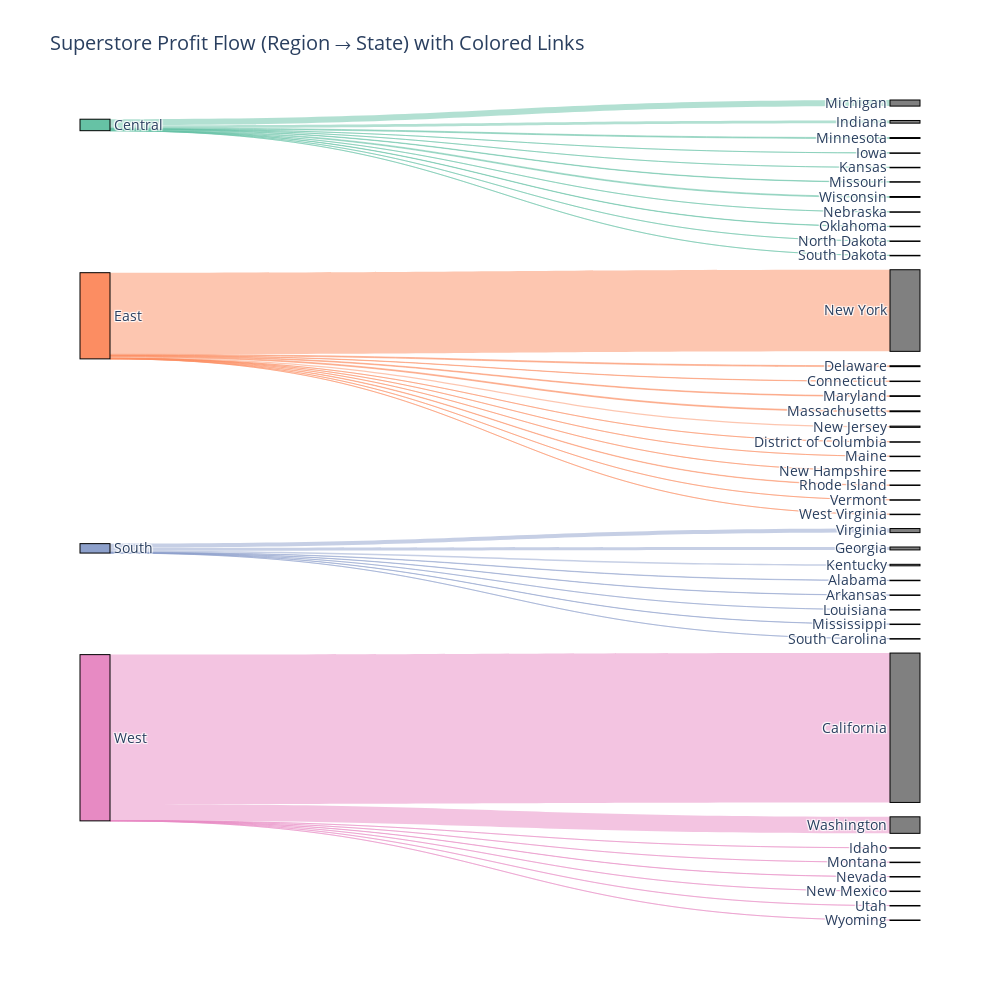

The code cell stored with this chart in its notebook:
### Code cell
import pandas as pd
import plotly.graph_objects as go
import plotly.colors as pc



# Group by Region → State and sum the Profit
grouped = ss.groupby(["Region", "State"])["Profit"].sum().reset_index()

# Get unique regions and states
unique_regions = grouped["Region"].unique()

# Assign distinct colors to each region
region_colors = pc.qualitative.Set2[:len(unique_regions)]  # Pick distinct colors
region_color_dict = {region: region_colors[i] for i, region in enumerate(unique_regions)}

# Create label mappings
all_labels = pd.concat([grouped["Region"], grouped["State"]]).unique()
label_dict = {label: i for i, label in enumerate(all_labels)}

# Map labels to indices
grouped["region_idx"] = grouped["Region"].map(label_dict)
grouped["state_idx"] = grouped["State"].map(label_dict)

# Convert RGB colors to RGBA with transparency for links
def rgb_to_rgba(rgb_str, alpha=0.5):
    rgb_values = rgb_str[rgb_str.find("(")+1:rgb_str.find(")")].split(",")  # Extract numbers
    return f"rgba({rgb_values[0]},{rgb_values[1]},{rgb_values[2]},{alpha})"

# Assign node colors
node_colors = [region_color_dict.get(label, "gray") for label in label_dict.keys()]

# Assign link colors (RGBA versions of region colors)
link_colors = [rgb_to_rgba(region_color_dict[region], alpha=0.5) for region in grouped["Region"]]

# Create Sankey diagram with colored links
fig = go.Figure(data=[go.Sankey(
    node=dict(
        pad=20,
        thickness=30,
        line=dict(color="black", width=1),
        label=list(label_dict.keys()),
        color=node_colors  # Assigning node colors
    ),
    link=dict(
        source=grouped["region_idx"].tolist(),
        target=grouped["state_idx"].tolist(),
        value=grouped["Profit"].tolist(),
        color=link_colors,  # Assigning fixed link colors
        customdata=grouped[["Region", "State", "Profit"]].values,
        hovertemplate=(
            "Region: %{customdata[0]}<br>"
            "State: %{customdata[1]}<br>"
            "Profit: $%{customdata[2]:,.2f}<extra></extra>"
        )
    )
)])

# Update layout for better visibility
fig.update_layout(
    title_text="Superstore Profit Flow (Region → State) with Colored Links",
    font_size=14,
    width=1000,
    height=1000,
)

fig.show()

### Figure 1 — Plotly figure (JSON) as saved in the notebook; plotly's stock layout.template omitted (floating-point values rounded to 4 significant figures; data arrays with more than 128 entries replaced by an {"elided": "..."} marker saying what was removed)
{"data": [{"link": {"color": ["rgba(102,194,165,0.5)", "rgba(102,194,165,0.5)", "rgba(102,194,165,0.5)", "rgba(102,194,165,0.5)", "rgba(102,194,165,0.5)", "rgba(102,194,165,0.5)", "rgba(102,194,165,0.5)", "rgba(102,194,165,0.5)", "rgba(102,194,165,0.5)", "rgba(102,194,165,0.5)", "rgba(102,194,165,0.5)", "rgba(102,194,165,0.5)", "rgba(102,194,165,0.5)", "rgba(252,141,98,0.5)", "rgba(252,141,98,0.5)", "rgba(252,141,98,0.5)", "rgba(252,141,98,0.5)", "rgba(252,141,98,0.5)", "rgba(252,141,98,0.5)", "rgba(252,141,98,0.5)", "rgba(252,141,98,0.5)", "rgba(252,141,98,0.5)", "rgba(252,141,98,0.5)", "rgba(252,141,98,0.5)", "rgba(252,141,98,0.5)", "rgba(252,141,98,0.5)", "rgba(252,141,98,0.5)", "rgba(141,160,203,0.5)", "rgba(141,160,203,0.5)", "rgba(141,160,203,0.5)", "rgba(141,160,203,0.5)", "rgba(141,160,203,0.5)", "rgba(141,160,203,0.5)", "rgba(141,160,203,0.5)", "rgba(141,160,203,0.5)", "rgba(141,160,203,0.5)", "rgba(141,160,203,0.5)", "rgba(141,160,203,0.5)", "rgba(231,138,195,0.5)", "rgba(231,138,195,0.5)", "rgba(231,138,195,0.5)", "rgba(231,138,195,0.5)", "rgba(231,138,195,0.5)", "rgba(231,138,195,0.5)", "rgba(231,138,195,0.5)", "rgba(231,138,195,0.5)", "rgba(231,138,195,0.5)", "rgba(231,138,195,0.5)", "rgba(231,138,195,0.5)"], "customdata": {"elided": "49x3 mixed values"}, "hovertemplate": "Region: %{customdata[0]}<br>State: %{customdata[1]}<br>Profit: $%{customdata[2]:,.2f}<extra></extra>", "source": [0, 0, 0, 0, 0, 0, 0, 0, 0, 0, 0, 0, 0, 1, 1, 1, 1, 1, 1, 1, 1, 1, 1, 1, 1, 1, 1, 2, 2, 2, 2, 2, 2, 2, 2, 2, 2, 2, 3, 3, 3, 3, 3, 3, 3, 3, 3, 3, 3], "target": [4, 5, 6, 7, 8, 9, 10, 11, 12, 13, 14, 15, 16, 17, 18, 19, 20, 21, 22, 23, 24, 25, 26, 27, 28, 29, 30, 31, 32, 33, 34, 35, 36, 37, 38, 39, 40, 41, 42, 43, 44, 45, 46, 47, 48, 49, 50, 51, 52], "value": [-6203000.0, 2739000.0, 35510.0, 20070.0, 6238000.0, 963300.0, 424800.0, 77410.0, 1611.0, 320400.0, 4738.0, -25340000.0, 924200.0, 287900.0, 957800.0, 10600.0, 3636.0, 738300.0, 916000.0, 46080.0, 1270000.0, 83520000.0, -7960000.0, -9134000.0, 408000.0, 24690.0, 743.7, 353000.0, 240500.0, -1302000.0, 2990000.0, 1557000.0, 92240.0, 168200.0, -1865000.0, 74300.0, -977500.0, 4166000.0, -767900.0, 152800000.0, -1188000.0, 17360.0, 27500.0, 129400.0, 42810.0, -147600.0, 135000.0, 16900000.0, 100.2]}, "node": {"color": ["rgb(102,194,165)", "rgb(252,141,98)", "rgb(141,160,203)", "rgb(231,138,195)", "gray", "gray", "gray", "gray", "gray", "gray", "gray", "gray", "gray", "gray", "gray", "gray", "gray", "gray", "gray", "gray", "gray", "gray", "gray", "gray", "gray", "gray", "gray", "gray", "gray", "gray", "gray", "gray", "gray", "gray", "gray", "gray", "gray", "gray", "gray", "gray", "gray", "gray", "gray", "gray", "gray", "gray", "gray", "gray", "gray", "gray", "gray", "gray", "gray"], "label": ["Central", "East", "South", "West", "Illinois", "Indiana", "Iowa", "Kansas", "Michigan", "Minnesota", "Missouri", "Nebraska", "North Dakota", "Oklahoma", "South Dakota", "Texas", "Wisconsin", "Connecticut", "Delaware", "District of Columbia", "Maine", "Maryland", "Massachusetts", "New Hampshire", "New Jersey", "New York", "Ohio", "Pennsylvania", "Rhode Island", "Vermont", "West Virginia", "Alabama", "Arkansas", "Florida", "Georgia", "Kentucky", "Louisiana", "Mississippi", "North Carolina", "South Carolina", "Tennessee", "Virginia", "Arizona", "California", "Colorado", "Idaho", "Montana", "Nevada", "New Mexico", "Oregon", "Utah", "Washington", "Wyoming"], "line": {"color": "black", "width": 1}, "pad": 20, "thickness": 30}, "type": "sankey"}], "layout": {"font": {"size": 14}, "height": 1000, "title": {"text": "Superstore Profit Flow (Region → State) with Colored Links"}, "width": 1000}}
